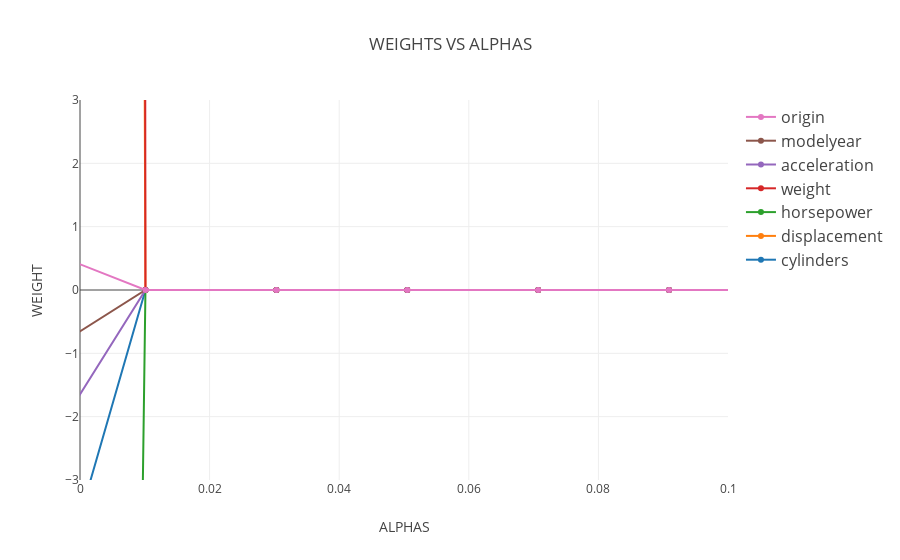

The code cell stored with this chart in its notebook:
### Markdown cell above
## WEIGHT VS ALPHA ##

### Code cell
data = []
for r in range(len(X_train.columns)):
    trace = go.Scatter(
        x = alphas_lasso,
        y = coefs[:, r],
        mode='lines+markers',
        name = X_train.columns[r],
        line = dict(shape = 'linear')
    )
    data.append(trace)
layout = dict(
    title='WEIGHTS VS ALPHAS',
    yaxis = dict(
        range = [-3, 3],
        title='WEIGHT'
    ),
    xaxis = dict(
        range = [0, 0.1],
        title = 'ALPHAS'
    ),
    legend = dict(
        traceorder = 'reversed',
        font = dict(size = 16)
    ))


fig = dict(data = data, layout = layout)
plot.iplot(fig, filename = 'WEIGHTS_VS_ALPHAS')
